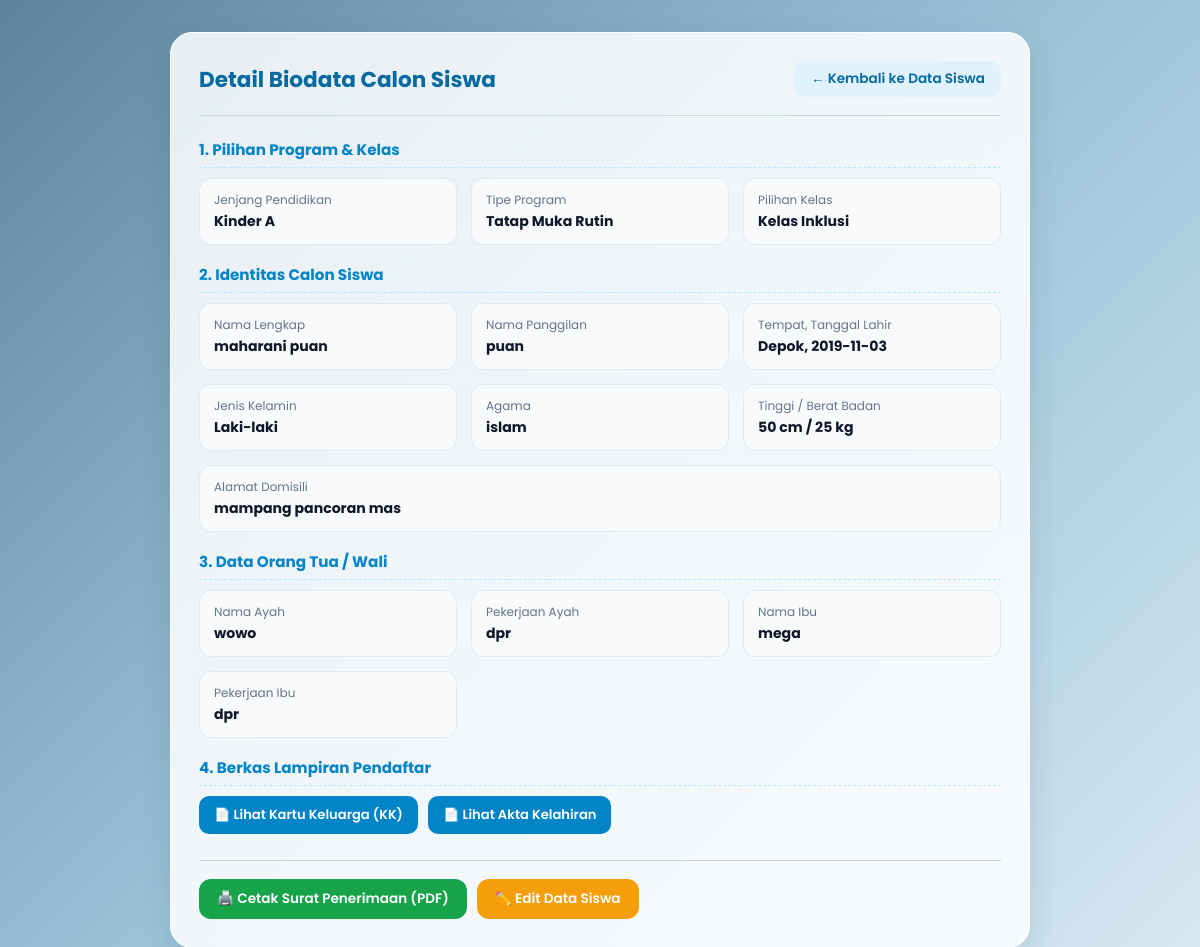
Page /detail_siswa/1 (signed in) on the committed database.
### tables this page shows
CREATE TABLE siswa (
            id INTEGER PRIMARY KEY AUTOINCREMENT,
            nama_siswa TEXT,
            nama_panggilan TEXT,
            tempat_lahir TEXT,
            tanggal_lahir TEXT,
            jenis_kelamin TEXT,
            agama TEXT,
            alamat TEXT,
            tinggi_badan TEXT,
            berat_badan TEXT,
            nama_ayah TEXT,
            pekerjaan_ayah TEXT,
            nama_ibu TEXT,
            pekerjaan_ibu TEXT,
            file_kk TEXT,
            file_akta TEXT,
            foto TEXT,
            status TEXT DEFAULT 'Belum Verifikasi'
        , email TEXT, jenjang TEXT DEFAULT 'Kinder A', tipe_program TEXT DEFAULT 'Tatap Muka Rutin', kelas TEXT DEFAULT 'Reguler');

### PythonProject1/app.py (the view)
@app.route('/detail_siswa/<id>')
def detail_siswa(id):
    if session.get('role') != 'admin':
        return "Akses Ditolak!"
    conn = get_db()
    cur = conn.cursor()
    cur.execute("SELECT * FROM siswa WHERE id=?", (id,))
    siswa = cur.fetchone()
    conn.close()
    if not siswa:
        return "Data siswa tidak ditemukan!"
    return render_template('detail_siswa.html', siswa=siswa)

### PythonProject1/app.py (called while the page is built)
def get_db():
    conn = sqlite3.connect(DB_PATH)
    conn.row_factory = sqlite3.Row
    return conn

### PythonProject1/templates/detail_siswa.html (shortened to what this page needs)
<!DOCTYPE html>
<html lang="id">
<head>
</head>
<body>
<div class="container">
    <div class="glass-card">
        <div class="header">
            <h2>Detail Biodata Calon Siswa</h2>
            <a href="/data_siswa" class="btn-back">← Kembali ke Data Siswa</a>
        </div>
        <div class="section-title">1. Pilihan Program & Kelas</div>
        <div class="detail-grid">
            <div class="detail-box">
                <small>Jenjang Pendidikan</small>
                <strong>{{ siswa['jenjang'] or 'Kinder A' }}</strong>
            </div>
            <div class="detail-box">
                <small>Tipe Program</small>
                <strong>{{ siswa['tipe_program'] or 'Tatap Muka Rutin' }}</strong>
            </div>
            <div class="detail-box">
                <small>Pilihan Kelas</small>
                <strong>Kelas {{ siswa['kelas'] or 'Reguler' }}</strong>
            </div>
        </div>
        <div class="section-title">2. Identitas Calon Siswa</div>
        <div class="detail-grid">
            <div class="detail-box">
                <small>Nama Lengkap</small>
                <strong>{{ siswa['nama_siswa'] or '-' }}</strong>
            </div>
            <div class="detail-box">
                <small>Nama Panggilan</small>
                <strong>{{ siswa['nama_panggilan'] or '-' }}</strong>
            </div>
            <div class="detail-box">
                <small>Tempat, Tanggal Lahir</small>
                <strong>{{ siswa['tempat_lahir'] or 'Depok' }}, {{ siswa['tanggal_lahir'] or '-' }}</strong>
            </div>
            <div class="detail-box">
                <small>Jenis Kelamin</small>
                <strong>{{ siswa['jenis_kelamin'] or '-' }}</strong>
            </div>
            <div class="detail-box">
                <small>Agama</small>
                <strong>{{ siswa['agama'] or '-' }}</strong>
            </div>
            <div class="detail-box">
                <small>Tinggi / Berat Badan</small>
                <strong>{{ siswa['tinggi_badan'] or '-' }} cm / {{ siswa['berat_badan'] or '-' }} kg</strong>
            </div>
            <div class="detail-box" style="grid-column: 1 / -1;">
                <small>Alamat Domisili</small>
                <strong>{{ siswa['alamat'] or '-' }}</strong>
            </div>
        </div>
        <div class="section-title">3. Data Orang Tua / Wali</div>
        <div class="detail-grid">
            <div class="detail-box">
                <small>Nama Ayah</small>
                <strong>{{ siswa['nama_ayah'] or '-' }}</strong>
            </div>
            <div class="detail-box">
                <small>Pekerjaan Ayah</small>
                <strong>{{ siswa['pekerjaan_ayah'] or '-' }}</strong>
            </div>
            <div class="detail-box">
                <small>Nama Ibu</small>
                <strong>{{ siswa['nama_ibu'] or '-' }}</strong>
            </div>
            <div class="detail-box">
                <small>Pekerjaan Ibu</small>
                <strong>{{ siswa['pekerjaan_ibu'] or '-' }}</strong>
            </div>
        </div>
        <div class="section-title">4. Berkas Lampiran Pendaftar</div>
        <div class="doc-actions">
            {% if siswa['file_kk'] %}
                <a href="{{ url_for('static', filename='uploads/' + siswa['file_kk']) }}" target="_blank" class="btn-doc">📄 Lihat Kartu Keluarga (KK)</a>
            {% else %}
                <span class="btn-doc disabled">KK Belum Diunggah</span>
            {% endif %}
            {% if siswa['file_akta'] %}
                <a href="{{ url_for('static', filename='uploads/' + siswa['file_akta']) }}" target="_blank" class="btn-doc">📄 Lihat Akta Kelahiran</a>
            {% else %}
                <span class="btn-doc disabled">Akta Belum Diunggah</span>
            {% endif %}
        </div>
        <div class="footer-actions">
            <a href="/cetak_bukti/{{ siswa['id'] }}" target="_blank" class="btn-pdf">🖨️ Cetak Surat Penerimaan (PDF)</a>
            <a href="/edit_siswa/{{ siswa['id'] }}" class="btn-edit">✏️ Edit Data Siswa</a>
        </div>
    </div>
</div>
</body>
</html>

### PythonProject1/templates/detail_siswa.html (style rules this page uses)
* { margin: 0; padding: 0; box-sizing: border-box; font-family: 'Poppins', sans-serif; }
body { min-height: 100vh; background: linear-gradient(135deg, #5c859d 0%, #99c1d6 48%, #d7e9f3 100%); padding: 32px 18px; color: #0f172a; }
.container { max-width: 860px; margin: 0 auto; }
.glass-card { background: rgba(255, 255, 255, 0.85); backdrop-filter: blur(20px); border: 1px solid #ffffff; border-radius: 22px; padding: 28px; box-shadow: 0 12px 32px rgba(15, 38, 56, 0.12); }
.header { display: flex; justify-content: space-between; align-items: center; flex-wrap: wrap; gap: 12px; padding-bottom: 18px; margin-bottom: 22px; border-bottom: 1px solid #cbd5e1; }
.header h2 { font-size: 1.35rem; color: #0369a1; }
.btn-back { text-decoration: none; background: #e0f2fe; color: #0369a1; padding: 8px 16px; border-radius: 10px; font-size: 0.85rem; font-weight: 600; }
.section-title { font-size: 0.95rem; font-weight: 700; color: #0284c7; margin: 18px 0 10px; padding-bottom: 6px; border-bottom: 1px dashed #bae6fd; }
.detail-grid { display: grid; grid-template-columns: repeat(auto-fit, minmax(240px, 1fr)); gap: 14px; font-size: 0.88rem; }
.detail-box { background: #f8fafc; padding: 12px 14px; border-radius: 12px; border: 1px solid #e2e8f0; }
.detail-box small { display: block; color: #64748b; font-size: 0.75rem; margin-bottom: 2px; }
.detail-box strong { color: #0f172a; }
.doc-actions { display: flex; flex-wrap: wrap; gap: 10px; margin-top: 10px; }
.btn-doc { text-decoration: none; padding: 9px 15px; border-radius: 10px; font-size: 0.82rem; font-weight: 600; background: #0284c7; color: #ffffff; }
.footer-actions { margin-top: 26px; padding-top: 18px; border-top: 1px solid #cbd5e1; display: flex; flex-wrap: wrap; gap: 10px; }
.btn-pdf { text-decoration: none; background: #16a34a; color: #fff; padding: 10px 18px; border-radius: 12px; font-size: 0.85rem; font-weight: 600; }
.btn-edit { text-decoration: none; background: #f59e0b; color: #fff; padding: 10px 18px; border-radius: 12px; font-size: 0.85rem; font-weight: 600; }

### rows in the picture
siswa: jenjang "Kinder A", tipe_program "Tatap Muka Rutin", kelas "Inklusi", nama_siswa "maharani puan", nama_panggilan "puan", tempat_lahir "Depok", tanggal_lahir "2019-11-03", jenis_kelamin "Laki-laki", agama "islam", tinggi_badan "50", berat_badan "25", alamat "mampang pancoran mas", nama_ayah "wowo", pekerjaan_ayah "dpr", nama_ibu "mega", pekerjaan_ibu "dpr"
